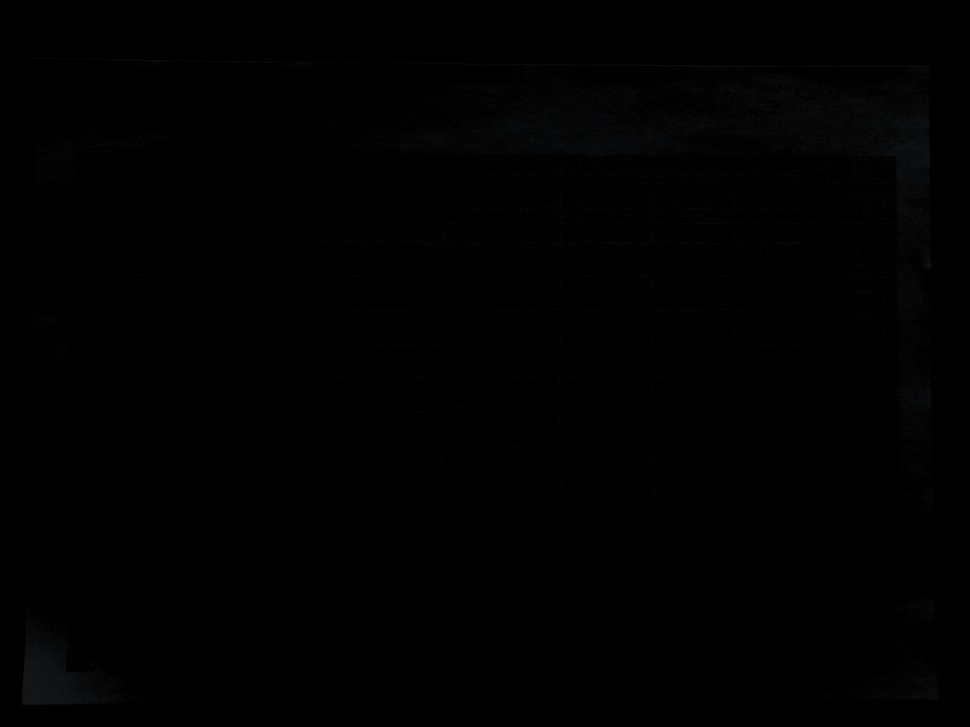
#> input picture ECG_dataset/images/img_2_page_0.jpeg, 970 x 727 px, shrunk from 4624 x 3468 before the run; its folder holds only this picture in this run
$ python -i agcwd_augment.py   (imports and definitions only)
#> lines starting #> are read from the running program, lines starting #| are printed output that depends on the picture
#> further down, picture is the input picture: shape (727, 970, 3); mean B, G, R 0.7, 0.7, 0.7
import cv2
import numpy as np
import os
import matplotlib.pyplot as plt

# ================= PATHS =================
INPUT_DIR = "C:/Academics/FOURTH YEAR/FINAL YEAR PROJECT/Project2025_26/ECG_dataset/augmented_clahe"
OUTPUT_DIR = "C:/Academics/FOURTH YEAR/FINAL YEAR PROJECT/Project2025_26/ECG_dataset/augmented_agcwd"
NUM_SAMPLES = 4

# [1 line not run here, left out]

# ================= AGCWD FUNCTION =================

def apply_agc_wd(image, alpha=0.5):
    """
    Adaptive Gamma Correction with Weighting Distribution (AGCWD)
    Supports color images by operating on the Value (V) channel in HSV space.
    """
#> called with alpha = 0.5

    # Check if image is color
    is_color = len(image.shape) == 3
#> is_color = True

    if is_color:
        # Convert BGR to HSV
        hsv = cv2.cvtColor(image, cv2.COLOR_BGR2HSV)
#> hsv: shape (727, 970, 3); mean H, S, V 2.3, 1.5, 0.7
        h, s, v = cv2.split(hsv)
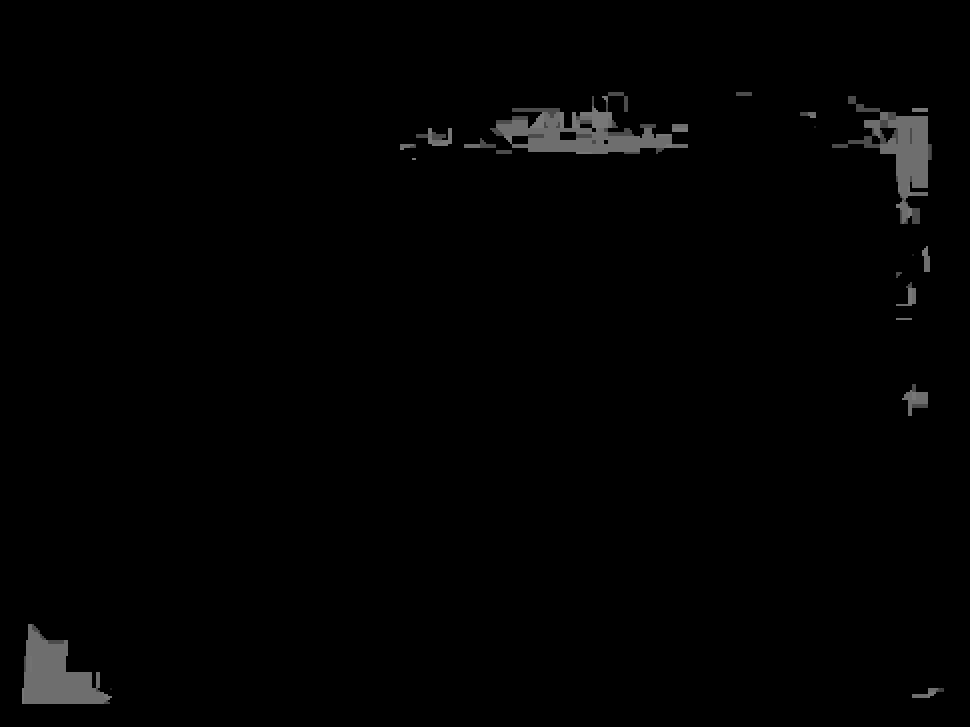
#> h: shape (727, 970); min 0, max 120, mean 2.3
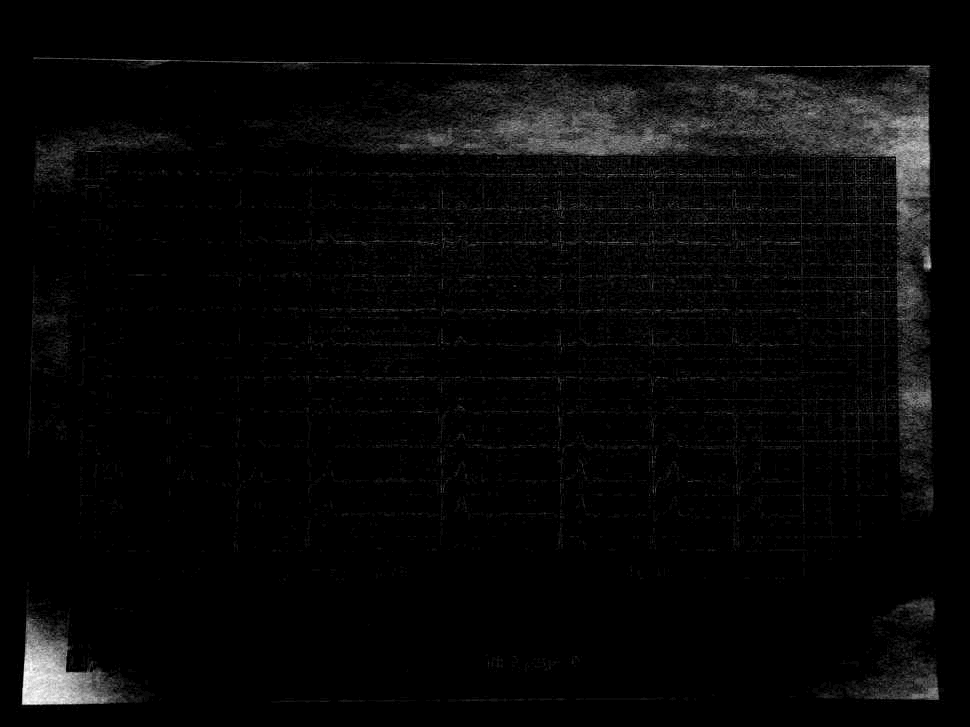
#> v: shape (727, 970); min 0, max 25, mean 0.7; drawn with min black and max white
        # Use V channel for processing
        process_chan = v
    else:
        process_chan = image.copy()

    # Normalize to [0, 1]
    img_float = process_chan.astype(np.float32) / 255.0

    # Calculate PDF and CDF
    hist, _ = np.histogram(process_chan.flatten(), 256, [0, 256])
#> hist = 256 values, max 557523 at index 0, min 0 at index 26, mean 2754.6
    pdf = hist / hist.sum()
#> pdf = 256 values, max 0.791 at index 0, min 0 at index 26, mean 0.00391
    cdf = np.cumsum(pdf)
#> cdf = 256 values from 0.791 to 1

    # Calculate Weighting Distribution
    wd = cdf ** alpha
#> wd = 256 values from 0.889 to 1

    # Calculate Adaptive Gamma
    # Use pixel intensities as indices into wd array
    gamma = 1 - wd[process_chan]
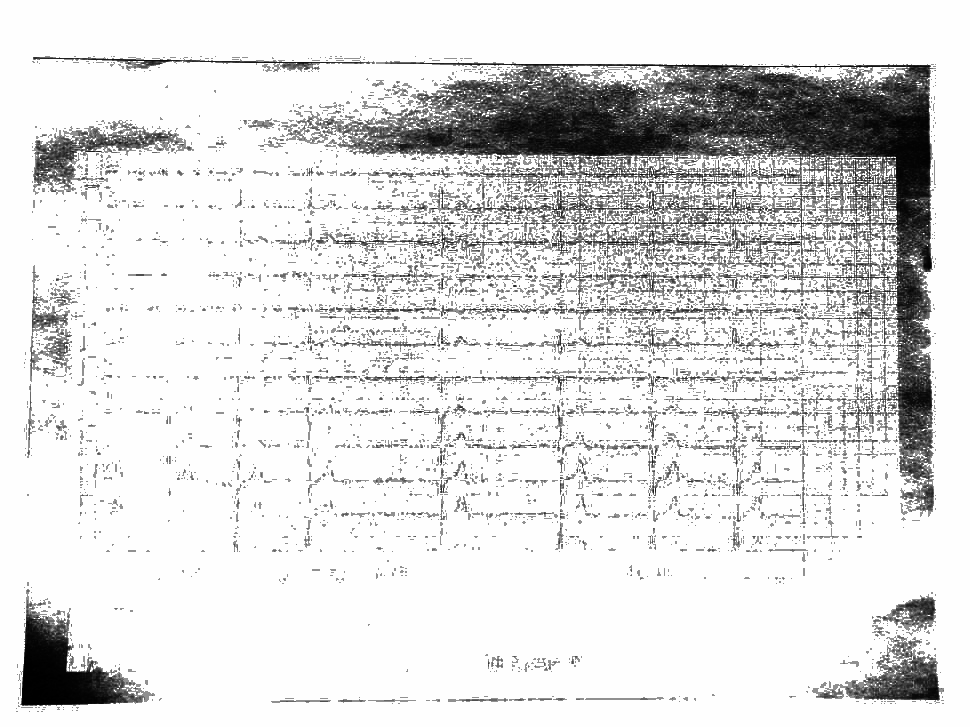
#> gamma: shape (727, 970) float64; min 1.11e-16, max 0.111, mean 0.0964; drawn with min black and max white
    gamma = np.clip(gamma, 0.01, 10.0)

    # Apply Gamma Correction
    enhanced_float = np.power(img_float, gamma)
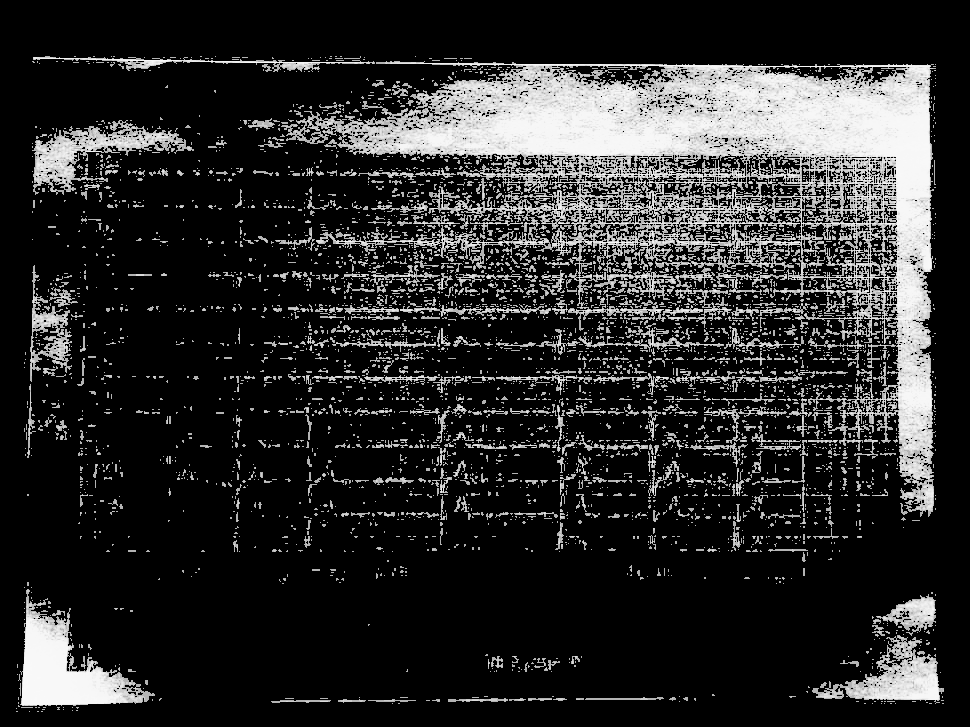
#> enhanced_float: shape (727, 970) float64; min 0, max 0.977, mean 0.17
    enhanced_uint8 = np.clip(enhanced_float * 255.0, 0, 255).astype(np.uint8)

    # Reconstruct image
    if is_color:
        # Merge H, S with enhanced V
        enhanced_hsv = cv2.merge((h, s, enhanced_uint8))
#> enhanced_hsv: shape (727, 970, 3); mean H, S, V 2.3, 1.5, 43.3
        # Convert back to BGR
        enhanced_image = cv2.cvtColor(enhanced_hsv, cv2.COLOR_HSV2BGR)
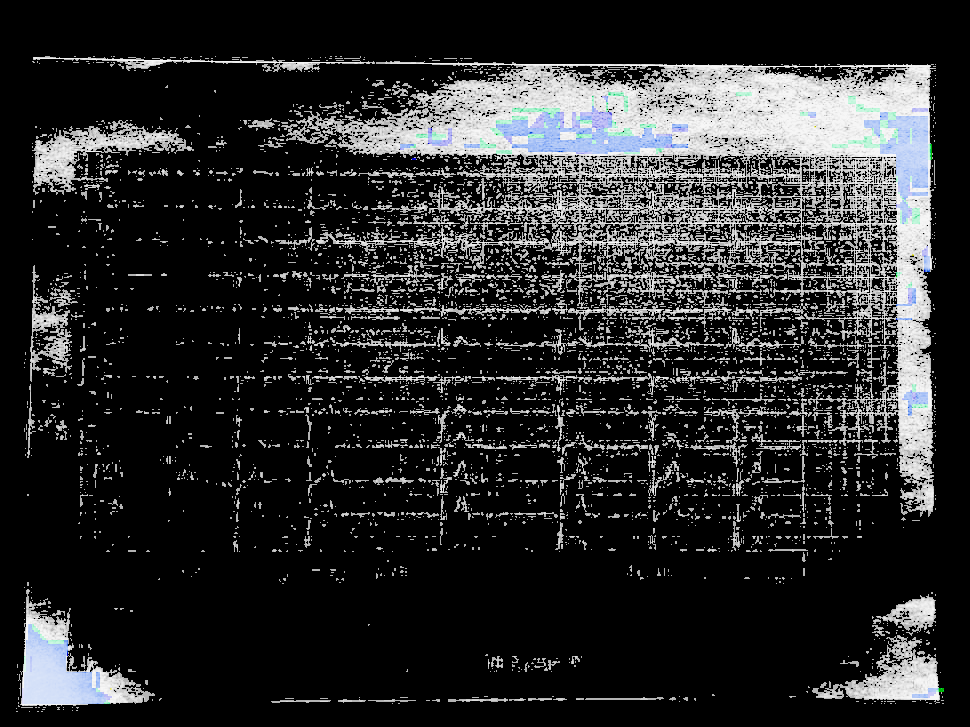
#> enhanced_image: shape (727, 970, 3); mean B, G, R 43.2, 42.5, 41.9
    else:
        enhanced_image = enhanced_uint8

    return enhanced_image


# ================= LOAD & AUGMENT =================
original_images = []
augmented_images = []
filenames = []

image_exts = (".png", ".jpg", ".jpeg", ".bmp", ".tiff")

# [4 lines that did not run here, left out]

# [19 lines not run here, left out]


# ================= VISUALIZATION =================
num_samples = min(NUM_SAMPLES, len(original_images))
idxs = np.random.choice(len(original_images), num_samples, replace=False)

# [1 line that did not run here, left out]
# [22 lines not run here, left out]

>>> import cv2
>>> picture = cv2.imread('../ECG_dataset/images/img_2_page_0.jpeg')
>>> result = apply_agc_wd(picture)
